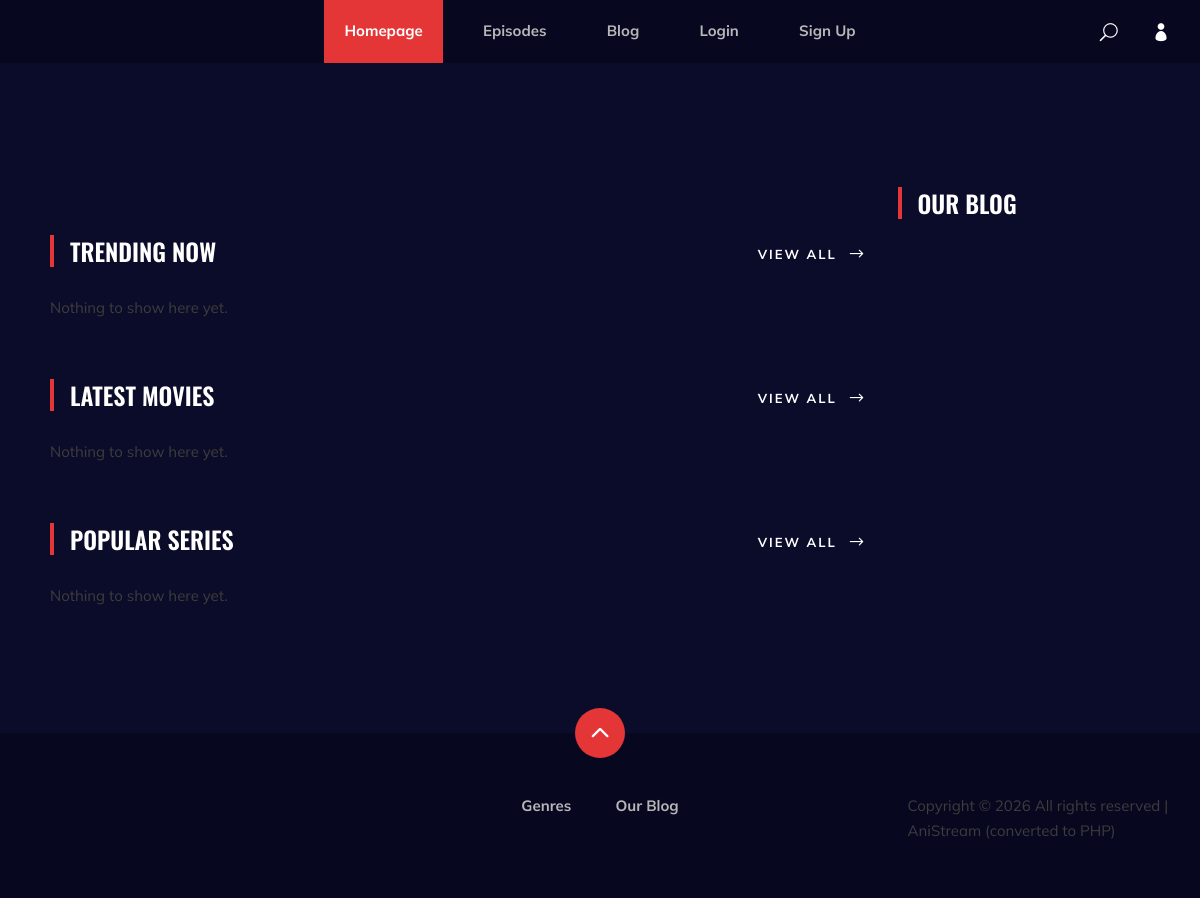
The page / on the database its author committed.
### tables this page shows
CREATE TABLE IF NOT EXISTS nav_links (
    id INT AUTO_INCREMENT PRIMARY KEY,
    label VARCHAR(100) NOT NULL,
    url VARCHAR(255) NOT NULL,
    location ENUM('header','footer') NOT NULL DEFAULT 'header',
    visibility ENUM('always','guest_only','auth_only') NOT NULL DEFAULT 'always',
    sort_order INT DEFAULT 0,
    visible TINYINT(1) DEFAULT 1
);

CREATE TABLE IF NOT EXISTS homepage_sections (
    id INT AUTO_INCREMENT PRIMARY KEY,
    title VARCHAR(150) NOT NULL,
    content_type ENUM('series','movies','trending','popular','blog') NOT NULL,
    posts_count INT DEFAULT 8,
    sort_by ENUM('newest','oldest','score','views') DEFAULT 'newest',
    visible TINYINT(1) DEFAULT 1,
    sort_order INT DEFAULT 0
);

### includes/functions.php (called while the page is built, shortened)
<?php
function h($value) {
    return htmlspecialchars($value ?? '', ENT_QUOTES, 'UTF-8');
}
function is_logged_in() {
    return !empty($_SESSION['user_id']);
}
function get_setting($key, $default = '') {
    static $cache = null;
    global $pdo;
    if ($cache === null) {
        $cache = [];
        foreach ($pdo->query("SELECT setting_key, setting_value FROM site_settings") as $row) {
            $cache[$row['setting_key']] = $row['setting_value'];
        }
    }
    return $cache[$key] ?? $default;
}
function setting_on($key, $default = '1') {
    return get_setting($key, $default) === '1';
}
    ?>
    <?php
function get_nav_links($pdo, $location) {
    try {
        $stmt = $pdo->prepare("SELECT * FROM nav_links WHERE location = ? AND visible = 1 ORDER BY sort_order");
        $stmt->execute([$location]);
        return $stmt->fetchAll();
    } catch (PDOException $e) {
        if ($location === 'header') {
            return [
                ['label' => 'Homepage', 'url' => 'index.php', 'visibility' => 'always'],
                ['label' => 'Episodes', 'url' => 'episodes.php', 'visibility' => 'always'],
                ['label' => 'Genres', 'url' => 'genrs.php', 'visibility' => 'always'],
                ['label' => 'Blog', 'url' => 'blog.php', 'visibility' => 'always'],
                ['label' => 'My List', 'url' => 'my-list.php', 'visibility' => 'auth_only'],
                ['label' => 'Login', 'url' => 'login.php', 'visibility' => 'guest_only'],
                ['label' => 'Sign Up', 'url' => 'signup.php', 'visibility' => 'guest_only'],
            ];
        }
        return [
            ['label' => 'Homepage', 'url' => 'index.php', 'visibility' => 'always'],
            ['label' => 'Genres', 'url' => 'genrs.php', 'visibility' => 'always'],
            ['label' => 'Our Blog', 'url' => 'blog.php', 'visibility' => 'always'],
        ];
    }
}
function nav_link_active_key($url) {
    $map = [
        'index.php' => 'home',
        'episodes.php' => 'episodes',
        'genrs.php' => 'genres',
        'blog.php' => 'blog',
        'my-list.php' => 'my-list',
        'search.php' => 'search',
    ];
    return $map[$url] ?? null;
}

### index.php (the view, shortened to what this page needs)
<?php
require_once __DIR__ . '/includes/bootstrap.php';
$page_title = get_setting('site_name', 'AniStream') . ' | Home';
$active = 'home';
$sidebarOn = setting_on('sidebar_enabled');
$sections = $pdo->query("SELECT * FROM homepage_sections WHERE visible = 1 ORDER BY sort_order")->fetchAll();
function fetch_section_items($pdo, $section) {
    $orderMap = [
        'newest' => 'created_at DESC',
        'oldest' => 'created_at ASC',
        'score'  => 'score DESC',
        'views'  => 'views DESC',
    ];
    $order = $orderMap[$section['sort_by']] ?? 'created_at DESC';
    $limit = (int)$section['posts_count'];
    if ($section['content_type'] === 'movies') {
        return ['movie', $pdo->query("SELECT m.*,
                (SELECT GROUP_CONCAT(g.name SEPARATOR ', ') FROM movie_genres mg JOIN genres g ON mg.genre_id=g.id WHERE mg.movie_id=m.id) AS genre_names
            FROM movies m WHERE m.archived = 0 ORDER BY m.$order LIMIT $limit")->fetchAll()];
    }
    if (in_array($section['content_type'], ['series', 'trending', 'popular'], true)) {
        return ['series', $pdo->query("SELECT s.*,
                (SELECT GROUP_CONCAT(g.name SEPARATOR ', ') FROM series_genres sg JOIN genres g ON sg.genre_id=g.id WHERE sg.series_id=s.id) AS genre_names,
                (SELECT COUNT(*) FROM episodes e JOIN seasons se ON e.season_id=se.id WHERE se.series_id=s.id) AS episode_count
            FROM series s WHERE s.archived = 0 ORDER BY s.$order LIMIT $limit")->fetchAll()];
    }
    return [null, []];
}
include __DIR__ . '/includes/header.php';
?>
    <section class="hero">
    </section>
    <section class="product spad">
      <div class="container-fluid">
        <div class="row">
          <div class="<?= $sidebarOn ? 'col-lg-9' : 'col-lg-12' ?> index1">
            <?php foreach ($sections as $section):
                [$type, $items] = fetch_section_items($pdo, $section);
                $viewAllLink = $section['content_type'] === 'movies' ? 'movies.php' : ($section['content_type'] === 'blog' ? 'blog.php' : 'series.php');
            ?>
              <div class="trending__product mt-5">
                <div class="row">
                  <div class="col-lg-8 col-md-8 col-sm-8">
                    <div class="section-title"><h4><?= h($section['title']) ?></h4></div>
                  </div>
                  <div class="col-lg-4 col-md-4 col-sm-4">
                    <div class="btn__all"><a href="<?= $viewAllLink ?>" class="primary-btn">View All <span class="arrow_right"></span></a></div>
                  </div>
                </div>
                <div class="row">
                  <?php if (!$items): ?>
                    <div class="col-12"><p class="muted">Nothing to show here yet.</p></div>
                  <?php endif; ?>
                </div>
              </div>
            <?php endforeach; ?>
          </div>
          <?php if ($sidebarOn): ?>
          <div class="col-lg-3">
            <div class="sidebar">
              <div class="section-title"><h4>Our Blog</h4></div>
            </div>
          </div>
          <?php endif; ?>
        </div>
      </div>
    </section>
<?php include __DIR__ . '/includes/footer.php'; ?>

### includes/header.php (shortened to what this page needs)
<?php
$active = $active ?? '';
?>
<!DOCTYPE html>
<html lang="zxx">
  <head>
    <link rel="stylesheet" href="css/bootstrap.min.css" type="text/css" />
    <link rel="stylesheet" href="css/font-awesome.min.css" type="text/css" />
    <link rel="stylesheet" href="css/elegant-icons.css" type="text/css" />
    <link rel="stylesheet" href="css/plyr.css" type="text/css" />
    <link rel="stylesheet" href="css/nice-select.css" type="text/css" />
    <link rel="stylesheet" href="css/owl.carousel.min.css" type="text/css" />
    <link rel="stylesheet" href="css/slicknav.min.css" type="text/css" />
    <link rel="stylesheet" href="css/style.css" type="text/css" />
  </head>
  <body>
    <header class="header">
      <div class="container">
        <div class="row">
          <div class="col-lg-2">
            <div class="header__logo">
            </div>
          </div>
          <div class="col-lg-8">
            <div class="header__nav">
              <nav class="header__menu mobile-menu">
                <ul>
                  <?php foreach (get_nav_links($pdo, 'header') as $link):
                      if (!nav_link_visible_now($link)) continue;
                      $activeKey = nav_link_active_key($link['url']);
                      $label = ($link['url'] === 'logout.php') ? 'Logout (' . h(current_user()['name']) . ')' : h($link['label']);
                  ?>
                    <?php if ($link['url'] === 'genrs.php'): ?>
                      <li class="<?= $active === 'genres' ? 'active' : '' ?>">
                        <a href="genrs.php">Genres <span class="arrow_carrot-down"></span></a>
                        <ul class="dropdown">
                          <li><a href="movies.php">Movies</a></li>
                          <li><a href="series.php">Series</a></li>
                        </ul>
                      </li>
                    <?php else: ?>
                      <li class="<?= ($activeKey && $active === $activeKey) ? 'active' : '' ?>"><a href="<?= h($link['url']) ?>"><?= $label ?></a></li>
                    <?php endif; ?>
                  <?php endforeach; ?>
                </ul>
              </nav>
            </div>
          </div>
          <div class="col-lg-2">
            <div class="header__right">
              <a href="#" class="search-switch"><span class="icon_search"></span></a>
              <a href="<?= is_logged_in() ? 'logout.php' : 'login.php' ?>"><span class="icon_profile"></span></a>
            </div>
          </div>
        </div>
      </div>
    </header>

### includes/footer.php (shortened to what this page needs)
    <footer class="footer">
      <div class="page-up">
        <a href="#" id="scrollToTopButton"><span class="arrow_carrot-up"></span></a>
      </div>
      <div class="container">
        <div class="row">
          <div class="col-lg-3">
            <div class="footer__logo">
            </div>
          </div>
          <div class="col-lg-6">
            <div class="footer__nav">
              <ul>
                <?php foreach (get_nav_links($pdo, 'footer') as $link):
                ?>
                  <li><a href="<?= h($link['url']) ?>"><?= h($link['label']) ?></a></li>
                <?php endforeach; ?>
              </ul>
            </div>
          </div>
          <div class="col-lg-3">
            <p>
              Copyright &copy; <?= date('Y') ?> All rights reserved | AniStream (converted to PHP)
            </p>
          </div>
        </div>
      </div>
    </footer>
  </body>
</html>

### css/style.css (style rules this page uses)
html, body { height: 100%; font-family: "Mulish", sans-serif; -webkit-font-smoothing: antialiased; background: #0b0c2a; }
h1, h2, h3, h4, h5, h6 { margin: 0; color: #111111; font-weight: 400; font-family: "Mulish", sans-serif; }
h4 { font-size: 24px; }
p { font-size: 15px; font-family: "Mulish", sans-serif; color: #3d3d3d; font-weight: 400; line-height: 25px; margin: 0 0 15px 0; }
ul, ol { padding: 0; margin: 0; }
.section-title { margin-bottom: 30px; }
.section-title h4, .section-title h5 { color: #ffffff; font-weight: 600; line-height: 21px; text-transform: uppercase; padding-left: 20px; position: relative; font-family: "Oswald", sans-serif; }
.section-title h4:after, .section-title h5:after { position: absolute; left: 0; top: -6px; height: 32px; width: 4px; background: #e53637; content: ""; }
.spad { padding-top: 100px; padding-bottom: 100px; }
.primary-btn { display: inline-block; font-size: 13px; font-weight: 700; text-transform: uppercase; color: #ffffff; letter-spacing: 2px; }
.primary-btn span { font-size: 18px; margin-left: 5px; position: relative; top: 3px; }
.header { background: #070720; }
.header__logo { padding: 20px 0 17px; }
.header__menu { text-align: center; }
.header__menu ul li { list-style: none; display: inline-block; position: relative; margin-right: 16px; }
.header__menu ul li.active a { background: #e53637; color: #ffffff; }
.header__menu ul li:last-child { margin-right: 0; }
.header__menu ul li a { font-size: 15px; color: #b7b7b7; display: block; font-weight: 700; -webkit-transition: all, 0.5s; -o-transition: all, 0.5s; transition: all, 0.5s; padding: 20px; }
.header__right { text-align: right; padding: 20px 0 15px; }
.header__right a { display: inline-block; font-size: 18px; color: #ffffff; margin-right: 30px; }
.header__right a:last-child { margin-right: 0; }
.hero { padding-top: 50px; }
.product { padding: 80px 35px 60px 35px; }
.btn__all { text-align: right; margin-bottom: 30px; }
.trending__product { margin-bottom: 50px; }
.footer { background: #070720; padding-top: 60px; padding-bottom: 40px; position: relative; }
.page-up { position: absolute; left: 50%; top: -25px; margin-left: -25px; }
.page-up a { display: inline-block; font-size: 36px; color: #ffffff; height: 50px; width: 50px; background: #e53637; line-height: 50px; text-align: center; border-radius: 50%; }
.page-up a span { position: relative; top: 2px; left: -1px; }
.footer__nav { text-align: center; }
.footer__nav ul li { list-style: none; display: inline-block; position: relative; margin-right: 40px; }
.footer__nav ul li:last-child { margin-right: 0; }
.footer__nav ul li a { font-size: 15px; color: #b7b7b7; display: block; font-weight: 700; }
@media only screen and (min-width: 1200px) and (max-width: 1300px) { .hero { overflow: hidden; } }
@media only screen and (min-width: 1200px) { .container { max-width: 1170px; } }

### rows shown on the page
nav_links: label "Homepage"
nav_links: label "Episodes"
nav_links: label "Blog"
nav_links: label "Login"
nav_links: label "Sign Up"
homepage_sections: title "TRENDING NOW"
homepage_sections: title "LATEST MOVIES"
homepage_sections: title "POPULAR SERIES"
nav_links: label "Genres"
nav_links: label "Our Blog"
